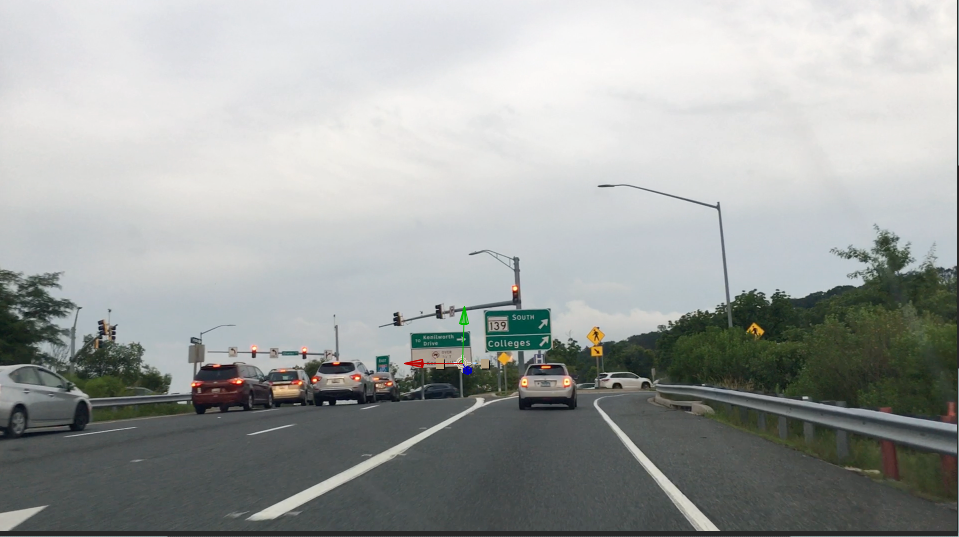
#> input picture Reaction_Time_v1/road.png, 959 x 537 px
$ python reaction_time_v4.py
#> lines starting #> are read from the running program, lines starting #| are printed output that depends on the picture
# Python code for measure reacation time in human subject
# with computer monitor and keyboard

import matplotlib.pyplot as plt
import numpy as np
import time
from matplotlib.widgets import Button
from PIL import Image
#Z = np.random.uniform(1,100,100).reshape((10, 10))
road_im = Image.open("road.png")
#> road_im is the input picture: PIL image 959x537 RGB; mean R, G, B 159.2, 162.7, 160.8
image_raw = np.array(road_im)
x_res = 537
y_res = 959
stim_x_size=10
stim_y_size=10
x_ram_loc = np.random.randint(0,high=x_res-stim_x_size)
y_ram_loc = np.random.randint(0,high=y_res-stim_y_size)
#idx_x = np.random.randint(500, size =10)
#idx_y = np.random.randint(500, size =10)
#nrows, ncols = 10,10
image_shuffle = image_raw.reshape(x_res*y_res,3)
np.random.shuffle(image_shuffle)
image_shuffle = image_shuffle.reshape((x_res,y_res,3))
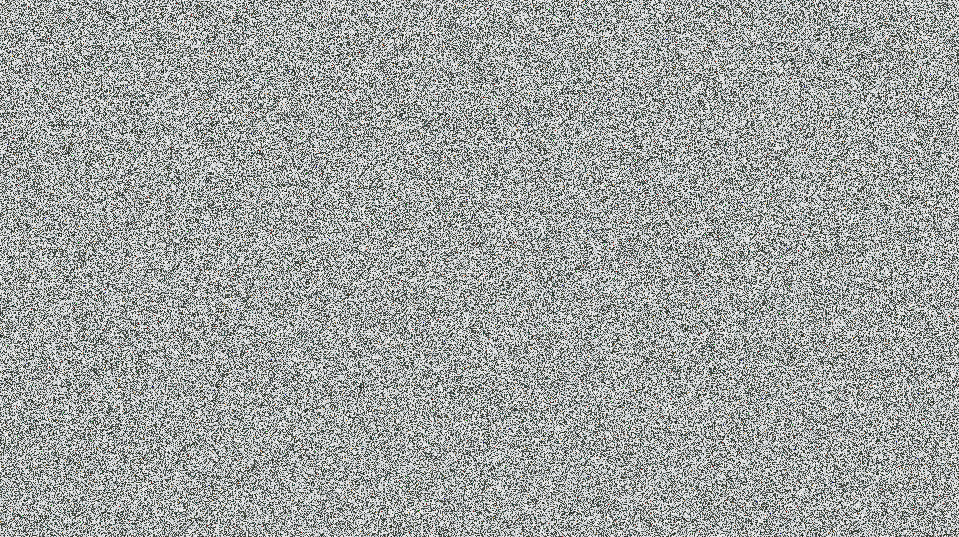
#> image_shuffle: shape (537, 959, 3); mean of channels 0, 1, 2 159.2, 162.7, 160.8; drawn as R, G, B
image = image_shuffle[x_ram_loc:(x_ram_loc+stim_x_size),y_ram_loc:(y_ram_loc+stim_y_size),:]
# [6 lines of commented-out code are left out]
fig, ax1 = plt.subplots(figsize = (10,10))

chance = 3
rand_choice = round(np.random.random()*100)%chance
time_display=0
time_interval = []
t_press = 0
delay = 1

plt.ion()
plt.show(block=False)


#im = plt.imshow(Z,cmap='gray')
im = plt.imshow(image)
#im = plt.matshow(image)

time_init = time.time()

def on_press(event):
    print('you pressed', event.button, event.xdata, event.ydata)
    t_press = time.time()
    if t_press - time_display < delay:
        time_interval.append(t_press-time_display)
        print(t_press)
        print(time_display)
        print(time_display-t_press)
        print(time_interval)

cid = fig.canvas.mpl_connect('button_press_event', on_press)

class controls(object):
    def iseeit(self,event):
        t_press = time.time()
        if t_press - time_display < delay:
            time_interval.append(t_press-time_display)
            print(t_press)
            print(time_display)
            print(time_display-t_press)
            print(time_interval)

control_event=controls()

fig_result = plt.figure()
ax_result = plt.subplot(111)
line1, = ax_result.plot(np.arange(len(time_interval)),time_interval)
ax_result.set_ylim([-delay,delay])
ax_result.set_xlim([0,40])


for i in range(1,100,1):

    m =0
    if rand_choice == 0:
        # display a figure at random time
        start_p = np.random.choice(5)
        end_p = np.random.choice(5)
        Signal_start_point = (start_p,(5-start_p))
        Signal_end_point = (end_p,(5-end_p))
        x_ram_loc = np.random.randint(0,high=x_res-stim_x_size)
        y_ram_loc = np.random.randint(0,high=y_res-stim_y_size)
        image = image_shuffle[x_ram_loc:(x_ram_loc+stim_x_size),y_ram_loc:(y_ram_loc+stim_y_size),:]

        for m in range(1,10,1):
            Red = np.full((25),1)
            Green = np.full((25),1)
            Blue = np.random.uniform(0,1,25)

            print(Signal_start_point,Signal_end_point)
            Z_signal = np.concatenate((Red,Green,Blue),axis=0)
            Z_signal = Z_signal.reshape((3,5,5))
            Z_signal = np.transpose(Z_signal, (2,1,0))
            Z_signal = np.pad(Z_signal,(Signal_start_point,Signal_end_point,(0,0)),'constant',constant_values=(0,0))
            Z_mask = np.zeros(75).reshape((3,5,5))
            Z_mask = np.transpose(Z_mask, (2,1,0))
            Z_mask = np.pad(Z_mask,(Signal_start_point,Signal_end_point,(0,0)),'constant',constant_values=(1,1))
            Z_new = image*Z_mask/255 + Z_signal
            im.set_data(Z_new)
            plt.pause(0.25)
        #plt.show(block=False)
        #fig.canvas.flush_events()
            time_display = time.time()
            x_ram_loc = np.random.randint(0,high=x_res-stim_x_size)
            y_ram_loc = np.random.randint(0,high=y_res-stim_y_size)
            image = image_shuffle[x_ram_loc:(x_ram_loc+stim_x_size),y_ram_loc:(y_ram_loc+stim_y_size),:]
            im.set_data(image)
        # [7 lines of commented-out code are left out]
        print(time_interval)
        print(np.average(time_interval))
        line1.set_xdata(np.arange(len(time_interval)))
        line1.set_ydata(time_interval)

        #plt.pause(delay)

    else:
        idx_x = np.random.randint(500, size =10)
        idx_y = np.random.randint(500, size =10)

        # [4 lines of commented-out code are left out]
        line1.set_xdata(np.arange(len(time_interval)))
        line1.set_ydata(time_interval)
        #plt.pause(delay)
        #print(rand_choice)
        #print(np.average(time_interval))


        x_ram_loc = np.random.randint(0,high=x_res-stim_x_size)
        y_ram_loc = np.random.randint(0,high=y_res-stim_y_size)
        image = image_shuffle[x_ram_loc:(x_ram_loc+stim_x_size),y_ram_loc:(y_ram_loc+stim_y_size),:]
        print(image.shape)
        im.set_data(image)
        plt.pause(0.25)

    rand_choice = round(np.random.random()*100)%chance
#> this loop made 99 passes
#> pass 1, `plt.pause(0.25)`:
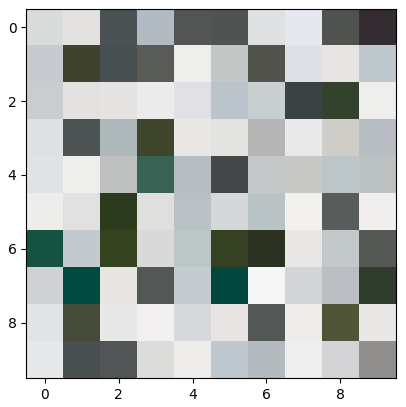
#> figure drawn by matplotlib, 1 panel
#> pass 1, `plt.pause(0.25)`:
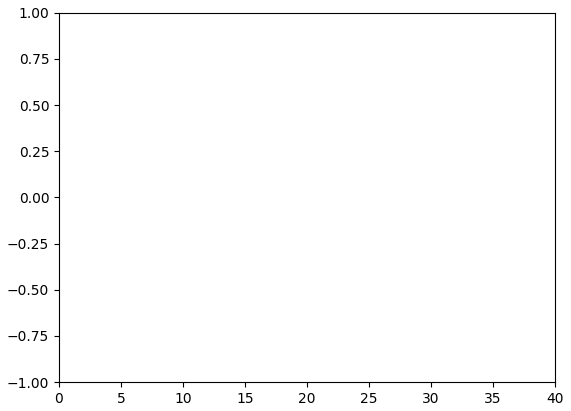
#> figure drawn by matplotlib, 1 panel
#> pass 2, `plt.pause(0.25)`:
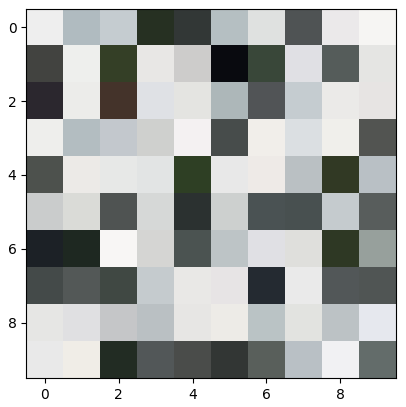
#> figure drawn by matplotlib, 1 panel

print(np.average(time_interval))
#| nan


plt.pause(30)
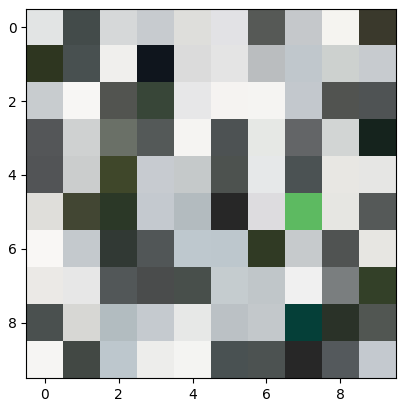
#> figure drawn by matplotlib, 1 panel
